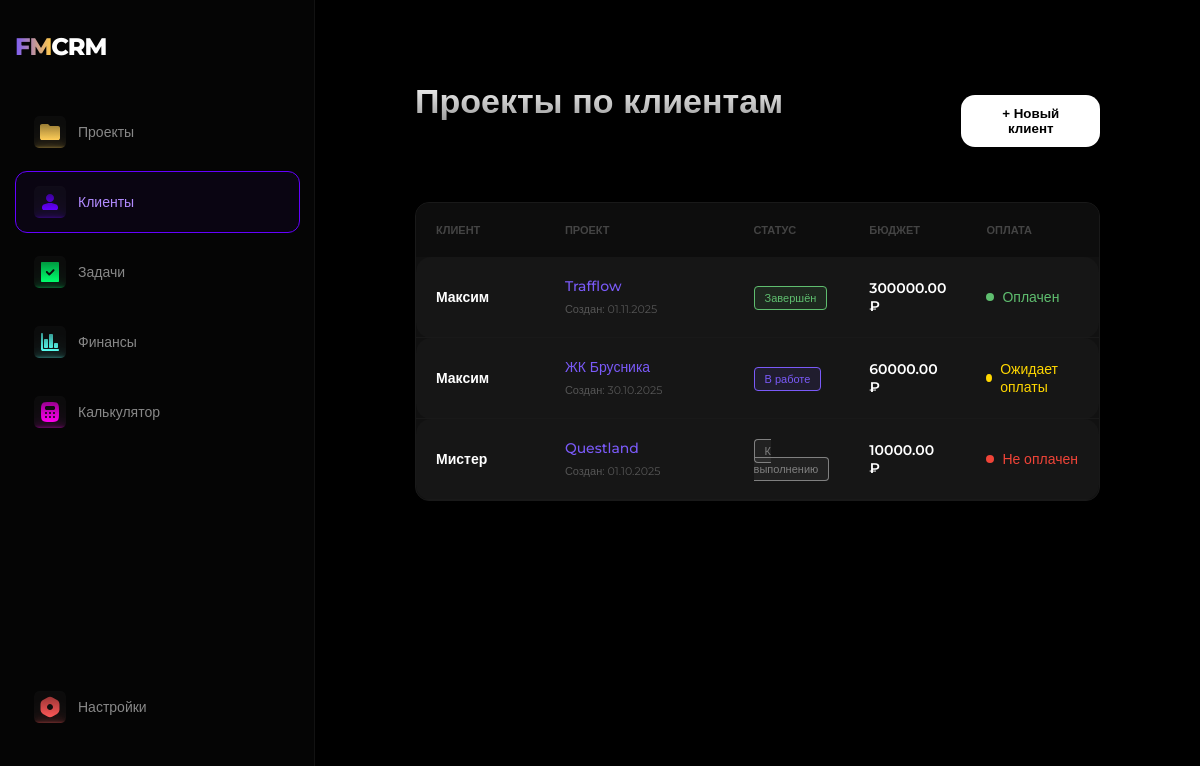
/clients/, run on the app's committed database.
### crm/models.py (models this page shows, shortened)
class Project(models.Model):
    STATUS_CHOICES = (
        ('planned', 'К выполнению'),
        ('inwork', 'В работе'),
        ('done', 'Завершён'),
        ('overdue', 'Просрочен'),
        ('paused', 'Приостановлен'),
    )
    PAYMENT_CHOICES = (
        ('paid', 'Оплачен'),
        ('not_paid', 'Не оплачен'),
        ('pending', 'Ожидает оплаты'),
    )
    title = models.CharField(max_length=200, verbose_name="Название проекта")
    client = models.ForeignKey(
        Client,
        on_delete=models.SET_NULL,
        null=True,
        blank=True,
        related_name='projects',
        verbose_name="Клиент"
    )
    description = models.TextField(blank=True, null=True, verbose_name="Описание проекта")
    status = models.CharField(max_length=20, choices=STATUS_CHOICES, default='planned', verbose_name="Статус")
    budget = models.DecimalField(max_digits=10, decimal_places=2, null=True, blank=True, verbose_name="Бюджет")
    start_date = models.DateField(null=True, blank=True, verbose_name="Дата начала")
    end_date = models.DateField(null=True, blank=True, verbose_name="Дата завершения")
    payment_status = models.CharField(max_length=20, choices=PAYMENT_CHOICES, default='not-paid', verbose_name="Оплата")
    order = models.PositiveIntegerField(default=0, verbose_name="Позиция")
    def get_status_display(self):
        return dict(self.STATUS_CHOICES).get(self.status, '—')
    def get_payment_status_display(self):
        return dict(self.PAYMENT_CHOICES).get(self.payment_status, '—')
    class Meta:
        ordering = ['status', 'order', 'id']

class Client(models.Model):
    name = models.CharField(max_length=200, verbose_name="Имя/Компания")
    contact_person = models.CharField(max_length=200, blank=True, null=True, verbose_name="Контактное лицо")
    email = models.EmailField(blank=True, null=True, verbose_name="Email")
    phone = models.CharField(max_length=20, blank=True, null=True, verbose_name="Телефон")
    telegram = models.CharField(max_length=100, blank=True, null=True, verbose_name="Telegram")
    is_vip = models.BooleanField(default=False, verbose_name="VIP статус")
    created_at = models.DateTimeField(auto_now_add=True, verbose_name="Дата добавления")
    class Meta:
        verbose_name = "Клиент"
        verbose_name_plural = "Клиенты"
        ordering = ['name']

### crm/views.py (the view)
# urls.py: path('clients/', views.client_projects_view, name='clients'),
def client_projects_view(request):
    all_projects = Project.objects.select_related('client').all().order_by('client__name', '-start_date')
    return render(request, 'clients.html', {'projects': all_projects})

### templates/clients.html (shortened to what this page needs)
{% extends 'base.html' %}
{% block content %}
<div class="content">
    <div class="topbar">
        <h1>Проекты по клиентам</h1>
        <button class="add-project-btn">+ Новый клиент</button>
    </div>
    <div class="project-card" style="padding: 0; overflow: hidden; border: 1px solid #191919; background-color: #111;">
        <table style="width: 100%; border-collapse: collapse; color: white; text-align: left;">
            <thead>
                <tr style="background-color: #0D0D0D; color: #808080; font-size: 12px; text-transform: uppercase;">
                    <th style="padding: 20px; width: 20%;">Клиент</th>
                    <th style="padding: 20px; width: 30%;">Проект</th>
                    <th style="padding: 20px; width: 15%;">Статус</th>
                    <th style="padding: 20px; width: 15%;">Бюджет</th>
                    <th style="padding: 20px; width: 20%;">Оплата</th>
                </tr>
            </thead>
            <tbody style="font-size: 14px;">
                {% for project in projects %}
                <tr style="border-bottom: 1px solid #191919; transition: background 0.2s;" onmouseover="this.style.backgroundColor='#161616'" onmouseout="this.style.backgroundColor='transparent'">
                    <td style="padding: 20px;">
                        <div style="font-weight: 600; color: #fff;">
                            {{ project.client.name|default:"Без клиента" }}
                        </div>
                    </td>
                    <td style="padding: 20px;">
                        <a href="{% url 'project_detail' project.id %}" style="color: #7A5AF8; text-decoration: none; font-weight: 500; display: block; margin-bottom: 4px;">
                            {{ project.title }}
                        </a>
                        <span style="font-size: 11px; color: #555;">Создан: {{ project.start_date|date:"d.m.Y" }}</span>
                    </td>
                    <td style="padding: 20px;">
                        <span style="padding: 4px 10px; border-radius: 4px; font-size: 11px; font-weight: 500; border: 1px solid;
                            {% if project.status == 'done' %} background: rgba(95,190,111,0.1); color: #5FBE6F; border-color: #5FBE6F;
                            {% elif project.status == 'inwork' %} background: rgba(122,90,248,0.1); color: #7A5AF8; border-color: #7A5AF8;
                            {% elif project.status == 'overdue' %} background: rgba(240,68,56,0.1); color: #F04438; border-color: #F04438;
                            {% else %} background: rgba(128,128,128,0.1); color: #808080; border-color: #808080; {% endif %}">
                            {{ project.get_status_display }}
                        </span>
                    </td>
                    <td style="padding: 20px; font-weight: 600;">
                        {{ project.budget|default:"0" }} ₽
                    </td>
                    <td style="padding: 20px;">
                        <div style="display: flex; align-items: center; gap: 8px;">
                            <div style="width: 8px; height: 8px; border-radius: 50%;
                                {% if project.payment_status == 'paid' %} background-color: #5FBE6F;
                                {% elif project.payment_status == 'pending' %} background-color: #FFD700;
                                {% else %} background-color: #F04438; {% endif %}">
                            </div>
                            <span style="font-weight: 500;
                                {% if project.payment_status == 'paid' %} color: #5FBE6F;
                                {% elif project.payment_status == 'pending' %} color: #FFD700;
                                {% else %} color: #F04438; {% endif %}">
                                {{ project.get_payment_status_display }}
                            </span>
                        </div>
                    </td>
                </tr>
                {% empty %}
                <tr>
                    <td colspan="5" style="padding: 40px; text-align: center; color: #666;">
                        Проектов пока нет. Добавьте первый проект и привяжите его к клиенту.
                    </td>
                </tr>
                {% endfor %}
            </tbody>
        </table>
    </div>
</div>
{% endblock %}

### static/style.css (style rules this page uses)
* { box-sizing: border-box; margin: 0; padding: 0; }
body { font-family: 'Montserrat', Arial, sans-serif; background-color: #000000; color: #FFFFFF; overflow-x: hidden; display: flex; min-height: 100vh; }
.topbar { display: flex; align-items: center; justify-content: space-between; gap: 20px; margin-bottom: 40px; width: 100%; }
.content { margin-left: 315px; padding: 40px 50px; width: calc(100% - 315px); min-height: 100vh; display: flex; flex-direction: column; align-items: stretch; }
.content > div { width: 100%; margin-left: 0 !important; margin-right: 0 !important; }
.content h1 { font-size: 34px; font-weight: 700; margin-bottom: 40px; text-align: left !important; width: 100% !important; background: linear-gradient(180deg, #FFFFFF 0%, #999999 100%); -webkit-background-clip: text; -webkit-text-fill-color: transparent; }
.project-card, .kanban-cards { background: rgba(255, 255, 255, 0.02); backdrop-filter: blur(10px); border: 1px solid rgba(255, 255, 255, 0.05); border-radius: 20px; padding: 24px; transition: all 0.4s cubic-bezier(0.165, 0.84, 0.44, 1); }
.add-project-btn { height: 52px; padding: 0 30px; background: #FFFFFF; color: #000000; border-radius: 14px; font-weight: 700; border: none; cursor: pointer; transition: all 0.3s ease; }
.project-card { background: rgba(255, 255, 255, 0.03); border: 1px solid rgba(255, 255, 255, 0.05); border-radius: 14px; padding: 20px; cursor: pointer; transition: all 0.3s ease; }
.project-card { transition: transform 0.25s cubic-bezier(0.2, 0, 0, 1), opacity 0.2s ease, background 0.3s ease; will-change: transform; }
table { width: 100% !important; border-collapse: separate; border-spacing: 0 12px; }
th { color: #444444; font-size: 11px; text-transform: uppercase; padding: 0 20px; text-align: left; }
td { background: rgba(255, 255, 255, 0.02); padding: 20px; }
td:first-child { border-radius: 15px 0 0 15px; }
td:last-child { border-radius: 0 15px 15px 0; }

### data on the page
Project: client.name "Максим", title "Trafflow", start_date "01.11.2025", status "Завершён", budget "300000.00", payment_status "Оплачен"
Project: client.name "Максим", title "ЖК Брусника", start_date "30.10.2025", status "В работе", budget "60000.00", payment_status "Ожидает оплаты"
Project: client.name "Мистер", title "Questland", start_date "01.10.2025", status "К выполнению", budget "10000.00", payment_status "Не оплачен"
